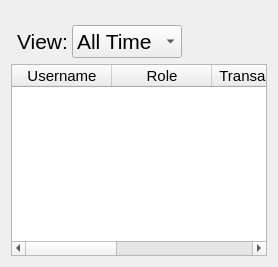
               <widget class="QWidget" name="top_employees_tab">
                <property name="font">
                 <font>
                  <pointsize>8</pointsize>
                 </font>
                </property>
                <attribute name="title">
                 <string>Top Employees</string>
                </attribute>
                <layout class="QGridLayout" name="gridLayout_24">
                 <item row="0" column="0">
                  <layout class="QGridLayout" name="gridLayout_23">
                   <item row="1" column="0">
                    <widget class="QTableWidget" name="top_employees_table">
                     <property name="font">
                      <font>
                       <pointsize>12</pointsize>
                      </font>
                     </property>
                     <column>
                      <property name="text">
                       <string>Username</string>
                      </property>
                      <property name="font">
                       <font>
                        <pointsize>11</pointsize>
                        <fontweight>DemiBold</fontweight>
                       </font>
                      </property>
                     </column>
                     <column>
                      <property name="text">
                       <string>Role</string>
                      </property>
                      <property name="font">
                       <font>
                        <pointsize>11</pointsize>
                        <fontweight>DemiBold</fontweight>
                       </font>
                      </property>
                     </column>
                     <column>
                      <property name="text">
                       <string>Transactions</string>
                      </property>
                      <property name="font">
                       <font>
                        <pointsize>11</pointsize>
                        <fontweight>DemiBold</fontweight>
                       </font>
                      </property>
                     </column>
                     <column>
                      <property name="text">
                       <string>Items Sold</string>
                      </property>
                      <property name="font">
                       <font>
                        <pointsize>11</pointsize>
                        <fontweight>DemiBold</fontweight>
                       </font>
                      </property>
                     </column>
                     <column>
                      <property name="text">
                       <string>Total Revenue</string>
                      </property>
                      <property name="font">
                       <font>
                        <pointsize>11</pointsize>
                        <fontweight>DemiBold</fontweight>
                       </font>
                      </property>
                     </column>
                    </widget>
                   </item>
                   <item row="0" column="0">
                    <layout class="QHBoxLayout" name="horizontalLayout_23">
                     <property name="spacing">
                      <number>4</number>
                     </property>
                     <property name="leftMargin">
                      <number>6</number>
                     </property>
                     <property name="topMargin">
                      <number>14</number>
                     </property>
                     <property name="rightMargin">
                      <number>4</number>
                     </property>
                     <item>
                      <layout class="QHBoxLayout" name="horizontalLayout_24">
                       <item>
                        <widget class="QLabel" name="view_employees_lbl">
                         <property name="font">
                          <font>
                           <pointsize>16</pointsize>
                          </font>
                         </property>
                         <property name="text">
                          <string>View:</string>
                         </property>
                        </widget>
                       </item>
                       <item>
                        <widget class="QComboBox" name="filter_employees_comboBox">
                         <property name="minimumSize">
                          <size>
                           <width>110</width>
                           <height>0</height>
                          </size>
                         </property>
                         <property name="font">
                          <font>
                           <pointsize>16</pointsize>
                          </font>
                         </property>
                         <item>
                          <property name="text">
                           <string>All Time</string>
                          </property>
                         </item>
                         <item>
                          <property name="text">
                           <string>Daily</string>
                          </property>
                         </item>
                         <item>
                          <property name="text">
                           <string>Weekly</string>
                          </property>
                         </item>
                         <item>
                          <property name="text">
                           <string>Monthly</string>
                          </property>
                         </item>
                         <item>
                          <property name="text">
                           <string>Yearly</string>
                          </property>
                         </item>
                        </widget>
                       </item>
                      </layout>
                     </item>
                     <item>
                      <spacer name="horizontalSpacer_8">
                       <property name="orientation">
                        <enum>Qt::Orientation::Horizontal</enum>
                       </property>
                       <property name="sizeHint" stdset="0">
                        <size>
                         <width>40</width>
                         <height>20</height>
                        </size>
                       </property>
                      </spacer>
                     </item>
                    </layout>
                   </item>
                  </layout>
                 </item>
                </layout>
               </widget>
